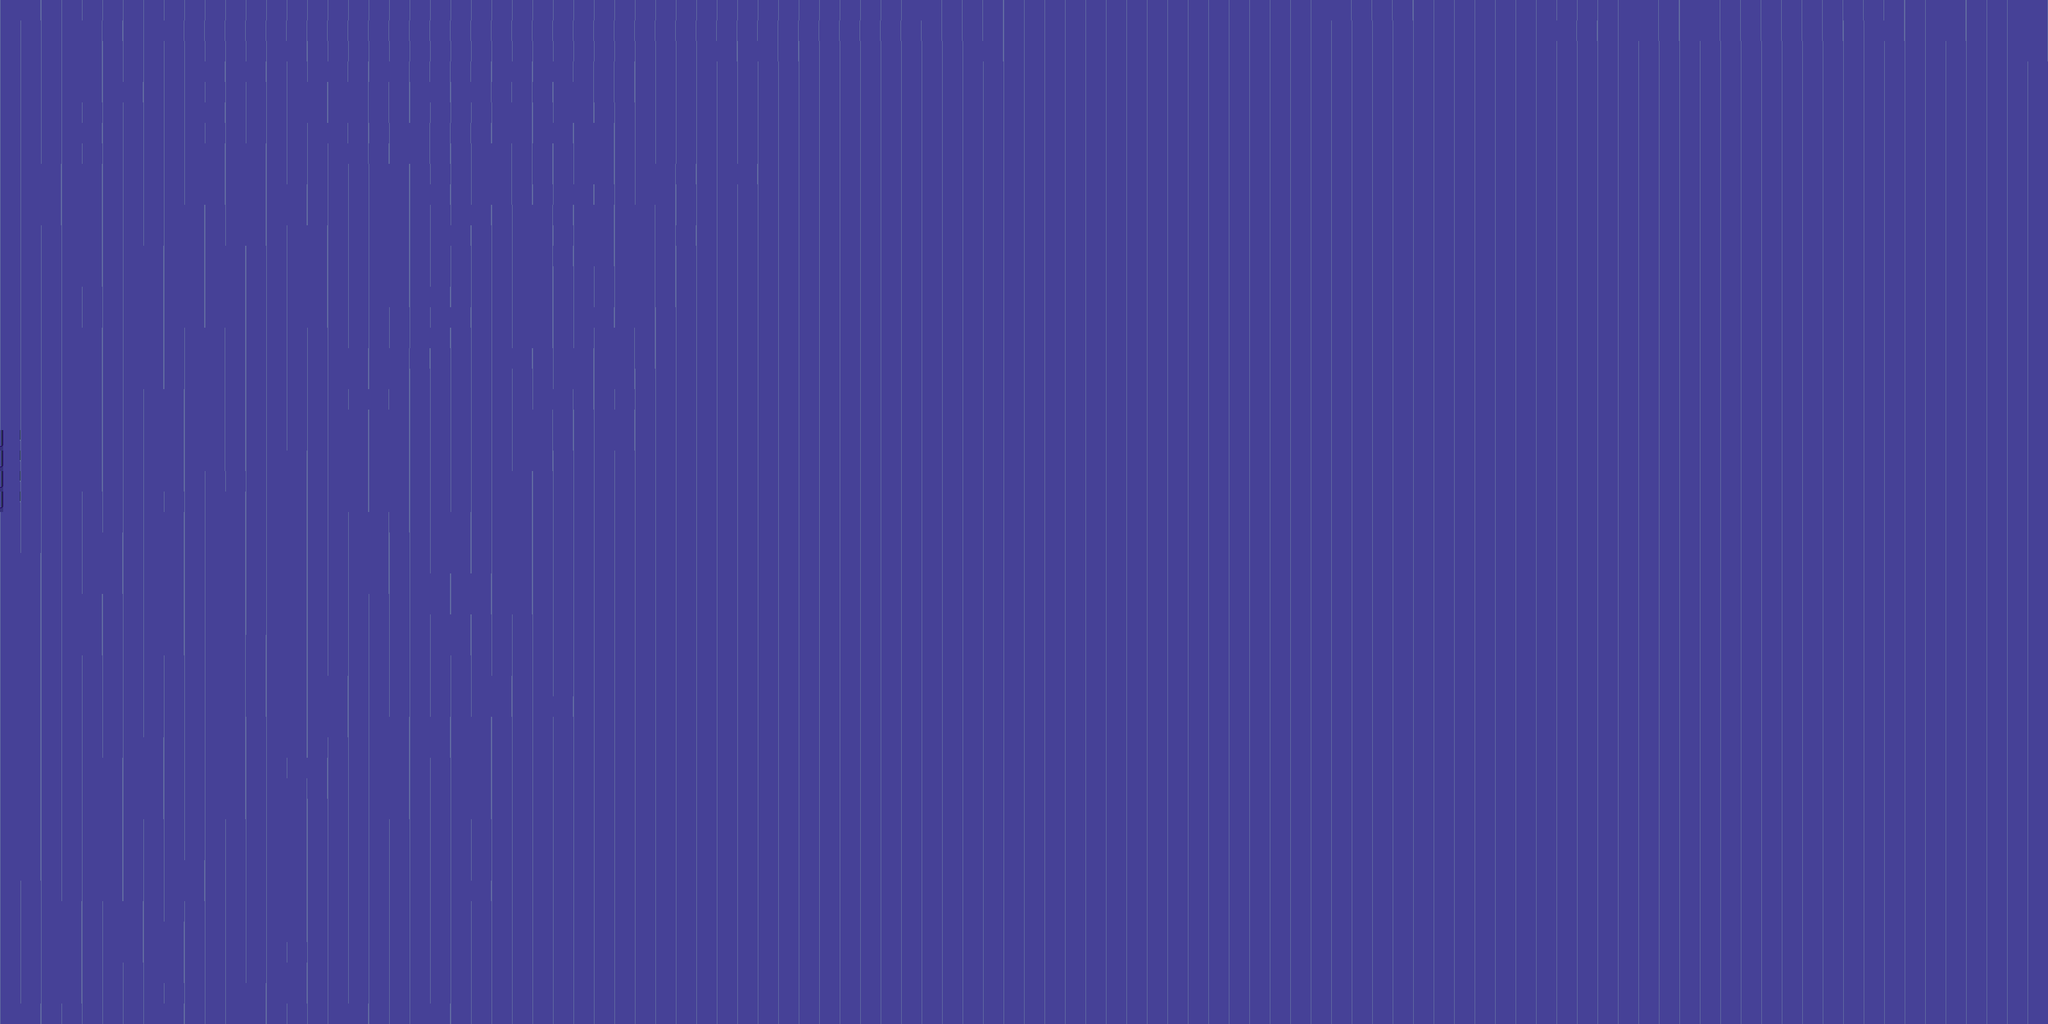

A 2D game scene composited from a Tiled map and its tileset images. What follows is a short description and the map's XML, with each tile layer's data collapsed to a summary:
An orthogonal 100x50 tile map with 32x32 px tiles, 1 tile layer (Background) and 2 objects (SpawnPoint, Ground).

<map version="1.0" orientation="orthogonal" renderorder="right-down" width="100" height="50" tilewidth="32" tileheight="32" nextobjectid="21">
 <tileset firstgid="1" name="pd_tiles" tilewidth="32" tileheight="32" tilecount="512" columns="32">
  <image source="pd_tiles.png" width="1024" height="512" />
 </tileset>
 <layer name="Background" width="100" height="50">
  <data>[5000 cells, 5000 non-empty, 3 distinct tile ids]</data>
 </layer>
 <objectgroup name="Objects">
  <object id="2" name="SpawnPoint" x="1570.36" y="571.606" width="27.2727" height="30.303" />
 </objectgroup>
 <objectgroup name="Grounds">
  <object id="13" name="Ground" x="1456.09" y="717.606" width="320" height="30.6667" rotation="10" />
 </objectgroup>
</map>
